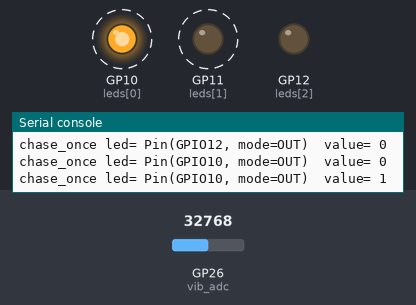
Recording of a program running on a simulated Raspberry Pi Pico running MicroPython. Shown: output pins drawn as LEDs (lit = HIGH), the last lines printed to the serial console. Dashed ring = blinking. The test bench sets the inputs (shaded band); at power-on: GP26 (vib_adc) = 32768 (analog values on the 0–65535 scale).

Above: at 1.28 s.
1.3 s: GP26 (vib_adc) set to 31184
At 1.54 s:
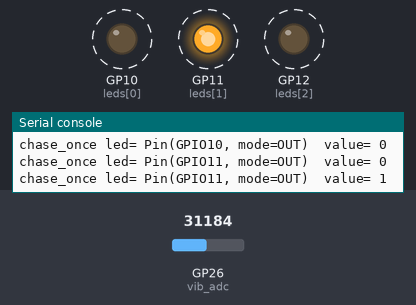
4.3 s: GP26 (vib_adc) set to 32655
At 4.76 s:
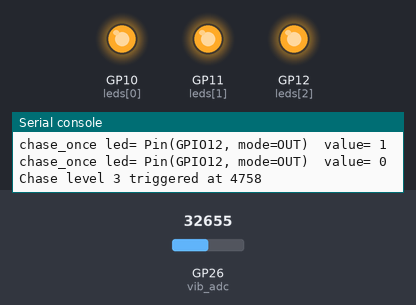
7.3 s: GP26 (vib_adc) set to 31345
At 7.45 s:
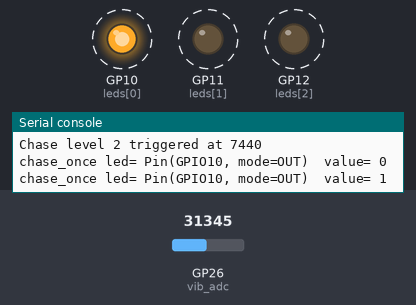
10.3 s: GP26 (vib_adc) set to 32767
Timing chart, 0 to 14.3 s (numbered marks = the images above; inputs shaded):
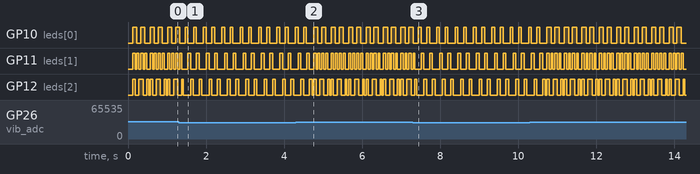

The program:

analog_3color.py
```python
from machine import Pin, ADC
import utime


ADC_PIN = 26             # AO from module → GP26/ADC0
LED_PINS = (10, 11, 12)  # red, green, blue

# Adjust these after watching the printed readings
LEVEL_ONE = 8000
LEVEL_TWO = 18000
LEVEL_THREE = 32000

COOLDOWN_MS = 120
CHASE_DELAY_MS = 140

vib_adc = ADC(ADC_PIN)
leds = [Pin(pin, Pin.OUT) for pin in LED_PINS]

_last = 0


def all_off():
    for led in leds:
        led.off()


def chase_once(delay_ms):
    for led in leds:
        print("chase_once led=", led, " value=", led.value())
        led.on()
        print("chase_once led=", led, " value=", led.value())
        utime.sleep_ms(delay_ms)
        led.off()
        print("chase_once led=", led, " value=", led.value())


def chase_burst(level):
    if level == 1:
        chase_once(CHASE_DELAY_MS)
    elif level == 2:
        for _ in range(2):
            chase_once(CHASE_DELAY_MS // 2)
    else:
        for _ in range(2):
            for led in leds:
                led.on()
            utime.sleep_ms(60)
            all_off()
            chase_once(CHASE_DELAY_MS // 3)


print("Analog chase burst ready!")

while True:
    reading = vib_adc.read_u16()
    # print("VIB analog:", reading)

    level = 0
    if reading > LEVEL_THREE:
        level = 3
    elif reading > LEVEL_TWO:
        level = 2
    elif reading > LEVEL_ONE:
        level = 1

    t = utime.ticks_ms()
    if level and utime.ticks_diff(t, _last) > COOLDOWN_MS:
        _last = t
        print("Chase level", level, "triggered at", t)
        chase_burst(level)
        all_off()

    utime.sleep_ms(40)
```

Measured:
- the behaviour switches between 32016 and 32000 on GP26 (vib_adc) (found by bisection; images 0 and 1)
- after the input at 1.3 s, GP11 (leds[1]): alternates HIGH for 0.07 s and LOW for 0.14 s, starting after 0.24 s
- after the input at 7.3 s, GP11 (leds[1]): alternates HIGH for 0.07 s and LOW for 0.14 s, starting after 0.21 s
- by itself, GP10 (leds[0]): moves between LOW and HIGH, repeating every 0.45 s
- by itself, GP11 (leds[1]): alternates HIGH for 0.06 s and LOW for 0.05 s
- by itself, GP12 (leds[2]): moves between LOW and HIGH, repeating every 0.89 s
